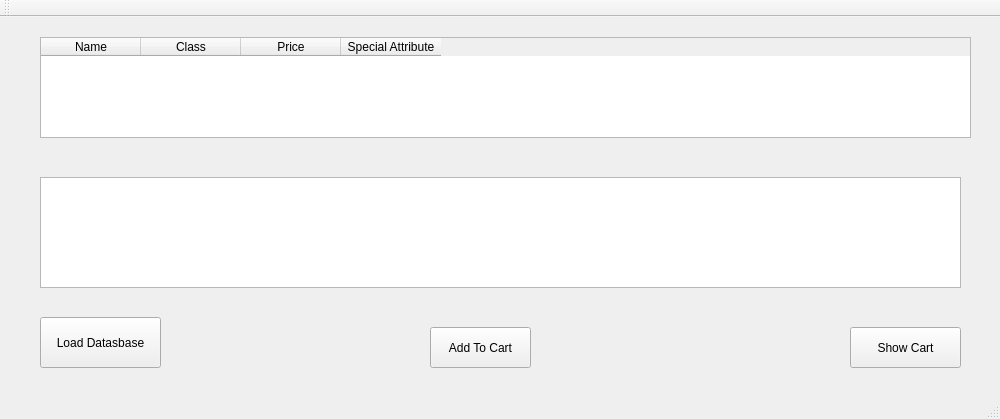
<?xml version="1.0" encoding="UTF-8"?>
<ui version="4.0">
 <class>MainWindow</class>
 <widget class="QMainWindow" name="MainWindow">
  <property name="geometry">
   <rect>
    <x>0</x>
    <y>0</y>
    <width>1000</width>
    <height>419</height>
   </rect>
  </property>
  <property name="minimumSize">
   <size>
    <width>0</width>
    <height>0</height>
   </size>
  </property>
  <property name="windowTitle">
   <string>Pet Database</string>
  </property>
  <widget class="QWidget" name="centralWidget">
   <widget class="QPushButton" name="loadDatabaseButton">
    <property name="geometry">
     <rect>
      <x>40</x>
      <y>300</y>
      <width>121</width>
      <height>51</height>
     </rect>
    </property>
    <property name="text">
     <string>Load Datasbase</string>
    </property>
   </widget>
   <widget class="QPushButton" name="addToCartButton">
    <property name="geometry">
     <rect>
      <x>430</x>
      <y>310</y>
      <width>101</width>
      <height>41</height>
     </rect>
    </property>
    <property name="text">
     <string>Add To Cart</string>
    </property>
    <property name="checkable">
     <bool>false</bool>
    </property>
    <property name="flat">
     <bool>false</bool>
    </property>
   </widget>
   <widget class="QPushButton" name="showCartButton">
    <property name="geometry">
     <rect>
      <x>850</x>
      <y>310</y>
      <width>111</width>
      <height>41</height>
     </rect>
    </property>
    <property name="text">
     <string>Show Cart</string>
    </property>
   </widget>
   <widget class="QTableWidget" name="databaseTable">
    <property name="geometry">
     <rect>
      <x>40</x>
      <y>20</y>
      <width>931</width>
      <height>101</height>
     </rect>
    </property>
    <property name="minimumSize">
     <size>
      <width>0</width>
      <height>0</height>
     </size>
    </property>
    <column>
     <property name="text">
      <string>Name</string>
     </property>
    </column>
    <column>
     <property name="text">
      <string>Class</string>
     </property>
    </column>
    <column>
     <property name="text">
      <string>Price</string>
     </property>
    </column>
    <column>
     <property name="text">
      <string>Special Attribute</string>
     </property>
    </column>
   </widget>
   <widget class="QTableWidget" name="bundleTable">
    <property name="geometry">
     <rect>
      <x>40</x>
      <y>160</y>
      <width>921</width>
      <height>111</height>
     </rect>
    </property>
    <attribute name="horizontalHeaderVisible">
     <bool>false</bool>
    </attribute>
    <column>
     <property name="text">
      <string>Bundle</string>
     </property>
    </column>
    <column>
     <property name="text">
      <string>New Column</string>
     </property>
    </column>
    <column>
     <property name="text">
      <string>Savings</string>
     </property>
    </column>
   </widget>
  </widget>
  <widget class="QMenuBar" name="menuBar">
   <property name="geometry">
    <rect>
     <x>0</x>
     <y>0</y>
     <width>1000</width>
     <height>24</height>
    </rect>
   </property>
  </widget>
  <widget class="QToolBar" name="mainToolBar">
   <attribute name="toolBarArea">
    <enum>TopToolBarArea</enum>
   </attribute>
   <attribute name="toolBarBreak">
    <bool>false</bool>
   </attribute>
  </widget>
  <widget class="QStatusBar" name="statusBar"/>
 </widget>
 <layoutdefault spacing="6" margin="11"/>
 <resources/>
 <connections/>
</ui>
